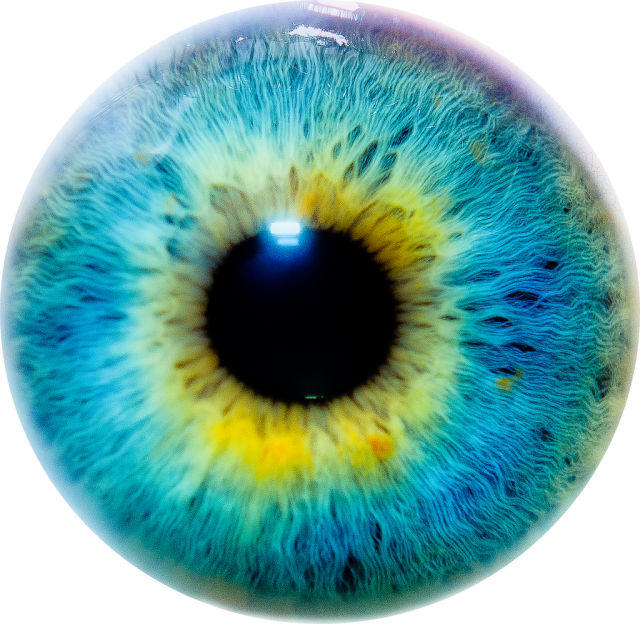
#> input picture img/test3.png, 640 x 624 px
$ python segmentation2Axes3D.py
#> lines starting #> are read from the running program, lines starting #| are printed output that depends on the picture
import cv2
import matplotlib.pyplot as plt
import numpy as np
from mpl_toolkits.mplot3d import Axes3D
from matplotlib import cm
from matplotlib import colors

image = cv2.imread('img/test3.png')
#> image is the input picture: shape (624, 640, 3); mean B, G, R 163.5, 167.9, 112.7
image = cv2.cvtColor(image, cv2.COLOR_BGR2RGB)

r, g, b = cv2.split(image)
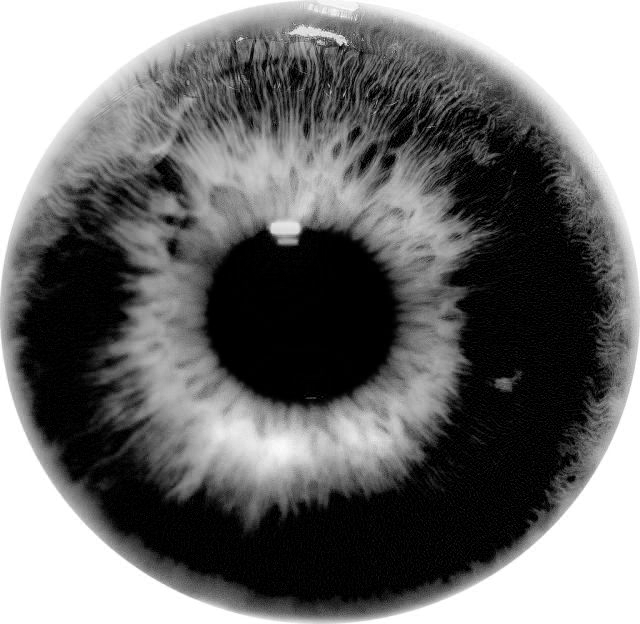
#> r: shape (624, 640); min 0, max 255, mean 112.7
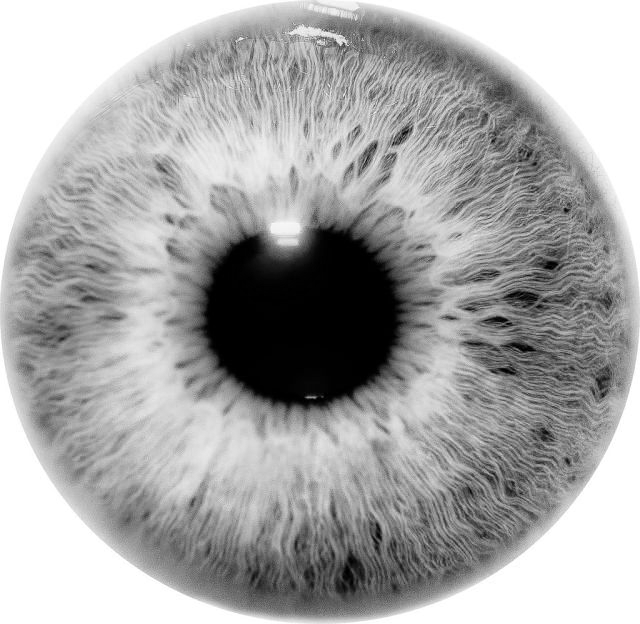
#> g: shape (624, 640); min 0, max 255, mean 167.9
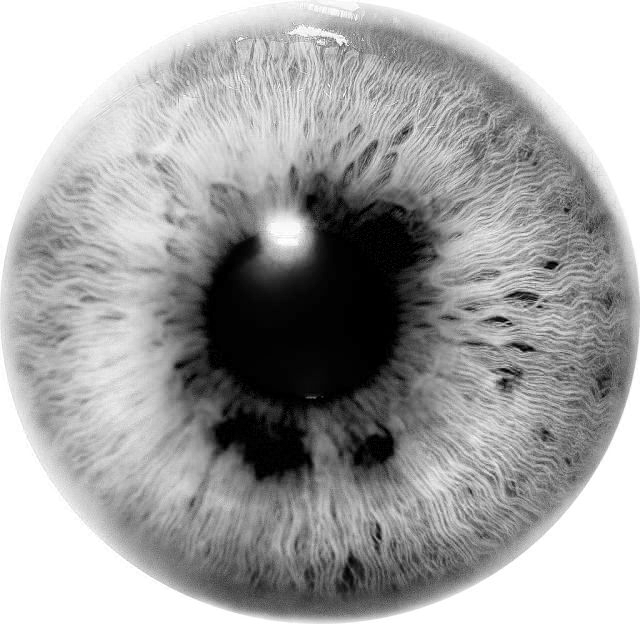
#> b: shape (624, 640); min 0, max 255, mean 163.5
fig = plt.figure()
axis = fig.add_subplot(1, 1, 1, projection="3d")
pixel_colors = image.reshape((np.shape(image)[0]*np.shape(image)[1], 3))
norm = colors.Normalize(vmin=-1., vmax=1.)
norm.autoscale(pixel_colors)
pixel_colors = norm(pixel_colors).tolist()
#> pixel_colors = 399360 items

axis.scatter(r.flatten(), g.flatten(), b.flatten(),facecolors=pixel_colors, marker=".")
axis.set_xlabel("Red")
axis.set_ylabel("Green")
axis.set_zlabel("Blue")
plt.show()
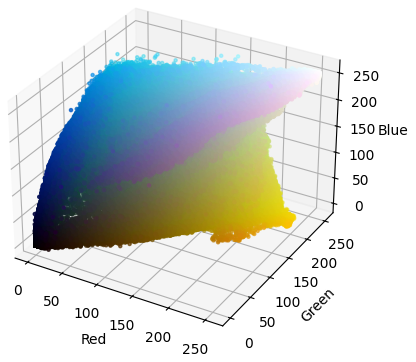
#> figure drawn by matplotlib, 1 panel

$ run again, with img/cat.jpg saved as img/test3.png
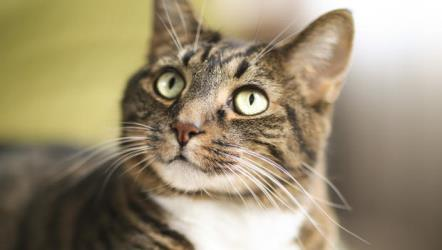
#> input picture img/cat.jpg, 442 x 250 px
#> image is the input picture: shape (250, 442, 3); mean B, G, R 115, 142.4, 155.1
#> `r, g, b = cv2.split(image)`:
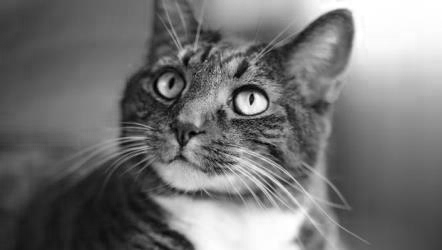
#> b: shape (250, 442); min 0, max 255, mean 115
#> pixel_colors = 110500 items
#> `plt.show()`:
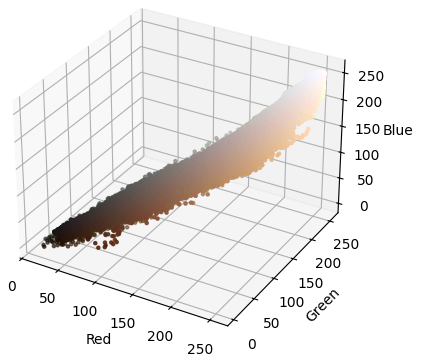
#> figure drawn by matplotlib, 1 panel
